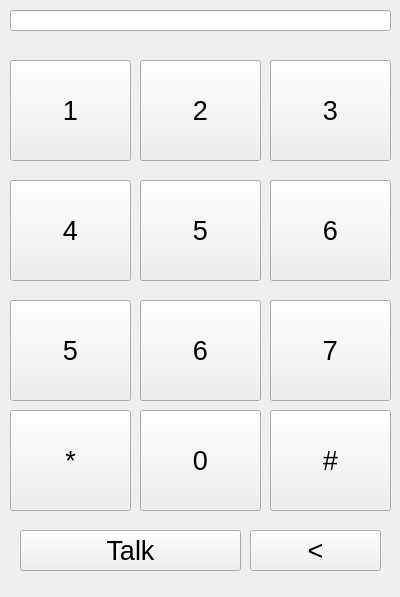
<?xml version="1.0" encoding="UTF-8"?>
<ui version="4.0">
 <class>Form</class>
 <widget class="QWidget" name="Form">
  <property name="geometry">
   <rect>
    <x>0</x>
    <y>0</y>
    <width>400</width>
    <height>597</height>
   </rect>
  </property>
  <property name="windowTitle">
   <string>Form</string>
  </property>
  <widget class="QLineEdit" name="lineEdit">
   <property name="geometry">
    <rect>
     <x>10</x>
     <y>10</y>
     <width>381</width>
     <height>21</height>
    </rect>
   </property>
  </widget>
  <widget class="QPushButton" name="b_1">
   <property name="geometry">
    <rect>
     <x>10</x>
     <y>60</y>
     <width>121</width>
     <height>101</height>
    </rect>
   </property>
   <property name="font">
    <font>
     <pointsize>20</pointsize>
    </font>
   </property>
   <property name="text">
    <string>1</string>
   </property>
  </widget>
  <widget class="QPushButton" name="b_2">
   <property name="geometry">
    <rect>
     <x>140</x>
     <y>60</y>
     <width>121</width>
     <height>101</height>
    </rect>
   </property>
   <property name="font">
    <font>
     <pointsize>20</pointsize>
    </font>
   </property>
   <property name="text">
    <string>2</string>
   </property>
  </widget>
  <widget class="QPushButton" name="b_3">
   <property name="geometry">
    <rect>
     <x>270</x>
     <y>60</y>
     <width>121</width>
     <height>101</height>
    </rect>
   </property>
   <property name="font">
    <font>
     <pointsize>20</pointsize>
    </font>
   </property>
   <property name="text">
    <string>3</string>
   </property>
  </widget>
  <widget class="QPushButton" name="b_4">
   <property name="geometry">
    <rect>
     <x>10</x>
     <y>180</y>
     <width>121</width>
     <height>101</height>
    </rect>
   </property>
   <property name="font">
    <font>
     <pointsize>20</pointsize>
    </font>
   </property>
   <property name="text">
    <string>4</string>
   </property>
  </widget>
  <widget class="QPushButton" name="b_5">
   <property name="geometry">
    <rect>
     <x>140</x>
     <y>180</y>
     <width>121</width>
     <height>101</height>
    </rect>
   </property>
   <property name="font">
    <font>
     <pointsize>20</pointsize>
    </font>
   </property>
   <property name="text">
    <string>5</string>
   </property>
  </widget>
  <widget class="QPushButton" name="b_6">
   <property name="geometry">
    <rect>
     <x>270</x>
     <y>180</y>
     <width>121</width>
     <height>101</height>
    </rect>
   </property>
   <property name="font">
    <font>
     <pointsize>20</pointsize>
    </font>
   </property>
   <property name="text">
    <string>6</string>
   </property>
  </widget>
  <widget class="QPushButton" name="b_7">
   <property name="geometry">
    <rect>
     <x>10</x>
     <y>300</y>
     <width>121</width>
     <height>101</height>
    </rect>
   </property>
   <property name="font">
    <font>
     <pointsize>20</pointsize>
    </font>
   </property>
   <property name="text">
    <string>5</string>
   </property>
  </widget>
  <widget class="QPushButton" name="b_8">
   <property name="geometry">
    <rect>
     <x>140</x>
     <y>300</y>
     <width>121</width>
     <height>101</height>
    </rect>
   </property>
   <property name="font">
    <font>
     <pointsize>20</pointsize>
    </font>
   </property>
   <property name="text">
    <string>6</string>
   </property>
  </widget>
  <widget class="QPushButton" name="b_9">
   <property name="geometry">
    <rect>
     <x>270</x>
     <y>300</y>
     <width>121</width>
     <height>101</height>
    </rect>
   </property>
   <property name="font">
    <font>
     <pointsize>20</pointsize>
    </font>
   </property>
   <property name="text">
    <string>7</string>
   </property>
  </widget>
  <widget class="QPushButton" name="b_10">
   <property name="geometry">
    <rect>
     <x>10</x>
     <y>410</y>
     <width>121</width>
     <height>101</height>
    </rect>
   </property>
   <property name="font">
    <font>
     <pointsize>20</pointsize>
    </font>
   </property>
   <property name="text">
    <string>*</string>
   </property>
  </widget>
  <widget class="QPushButton" name="b_11">
   <property name="geometry">
    <rect>
     <x>140</x>
     <y>410</y>
     <width>121</width>
     <height>101</height>
    </rect>
   </property>
   <property name="font">
    <font>
     <pointsize>20</pointsize>
    </font>
   </property>
   <property name="text">
    <string>0</string>
   </property>
  </widget>
  <widget class="QPushButton" name="b_12">
   <property name="geometry">
    <rect>
     <x>270</x>
     <y>410</y>
     <width>121</width>
     <height>101</height>
    </rect>
   </property>
   <property name="font">
    <font>
     <pointsize>20</pointsize>
    </font>
   </property>
   <property name="text">
    <string>#</string>
   </property>
  </widget>
  <widget class="QPushButton" name="b_13">
   <property name="geometry">
    <rect>
     <x>20</x>
     <y>530</y>
     <width>221</width>
     <height>41</height>
    </rect>
   </property>
   <property name="font">
    <font>
     <pointsize>20</pointsize>
    </font>
   </property>
   <property name="text">
    <string>Talk</string>
   </property>
  </widget>
  <widget class="QPushButton" name="b_14">
   <property name="geometry">
    <rect>
     <x>250</x>
     <y>530</y>
     <width>131</width>
     <height>41</height>
    </rect>
   </property>
   <property name="font">
    <font>
     <pointsize>20</pointsize>
    </font>
   </property>
   <property name="text">
    <string>&lt;</string>
   </property>
  </widget>
 </widget>
 <resources/>
 <connections/>
</ui>
